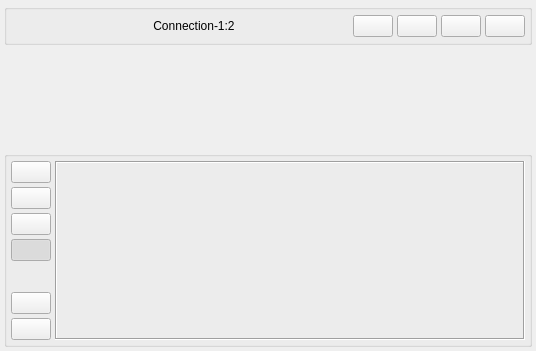
<?xml version="1.0" encoding="UTF-8"?>
<ui version="4.0">
 <class>ZrmWidget</class>
 <widget class="QWidget" name="ZrmWidget">
  <property name="geometry">
   <rect>
    <x>0</x>
    <y>0</y>
    <width>536</width>
    <height>351</height>
   </rect>
  </property>
  <property name="sizePolicy">
   <sizepolicy hsizetype="Expanding" vsizetype="Expanding">
    <horstretch>0</horstretch>
    <verstretch>0</verstretch>
   </sizepolicy>
  </property>
  <property name="windowTitle">
   <string>Form</string>
  </property>
  <layout class="QVBoxLayout" name="verticalLayout_2" stretch="1,1,2">
   <property name="spacing">
    <number>4</number>
   </property>
   <property name="leftMargin">
    <number>4</number>
   </property>
   <property name="topMargin">
    <number>4</number>
   </property>
   <property name="rightMargin">
    <number>4</number>
   </property>
   <property name="bottomMargin">
    <number>4</number>
   </property>
   <item>
    <widget class="QGroupBox" name="groupBox">
     <property name="sizePolicy">
      <sizepolicy hsizetype="Expanding" vsizetype="Maximum">
       <horstretch>0</horstretch>
       <verstretch>0</verstretch>
      </sizepolicy>
     </property>
     <property name="title">
      <string/>
     </property>
     <layout class="QHBoxLayout" name="horizontalLayout">
      <property name="spacing">
       <number>4</number>
      </property>
      <property name="sizeConstraint">
       <enum>QLayout::SetMinimumSize</enum>
      </property>
      <property name="leftMargin">
       <number>4</number>
      </property>
      <property name="topMargin">
       <number>4</number>
      </property>
      <property name="rightMargin">
       <number>4</number>
      </property>
      <property name="bottomMargin">
       <number>4</number>
      </property>
      <item>
       <widget class="ZrmRelayBase" name="zrm_relay" native="true">
        <property name="sizePolicy">
         <sizepolicy hsizetype="Maximum" vsizetype="Preferred">
          <horstretch>0</horstretch>
          <verstretch>0</verstretch>
         </sizepolicy>
        </property>
        <property name="minimumSize">
         <size>
          <width>24</width>
          <height>24</height>
         </size>
        </property>
       </widget>
      </item>
      <item>
       <widget class="QLabel" name="dev_name">
        <property name="sizePolicy">
         <sizepolicy hsizetype="Expanding" vsizetype="Preferred">
          <horstretch>0</horstretch>
          <verstretch>0</verstretch>
         </sizepolicy>
        </property>
        <property name="text">
         <string>Connection-1:2</string>
        </property>
        <property name="textFormat">
         <enum>Qt::PlainText</enum>
        </property>
        <property name="alignment">
         <set>Qt::AlignCenter</set>
        </property>
       </widget>
      </item>
      <item>
       <widget class="QPushButton" name="bPrevChannel">
        <property name="toolTip">
         <string>Предыдущий канал</string>
        </property>
        <property name="text">
         <string/>
        </property>
        <property name="icon">
         <iconset resource="zrm_resource.qrc">
          <normaloff>:/zrm/icons/left.png</normaloff>:/zrm/icons/left.png</iconset>
        </property>
        <property name="iconSize">
         <size>
          <width>24</width>
          <height>24</height>
         </size>
        </property>
       </widget>
      </item>
      <item>
       <widget class="QPushButton" name="bNextChannel">
        <property name="toolTip">
         <string>Слудцющий канал</string>
        </property>
        <property name="text">
         <string/>
        </property>
        <property name="icon">
         <iconset resource="zrm_resource.qrc">
          <normaloff>:/zrm/icons/right.png</normaloff>:/zrm/icons/right.png</iconset>
        </property>
        <property name="iconSize">
         <size>
          <width>24</width>
          <height>24</height>
         </size>
        </property>
       </widget>
      </item>
      <item>
       <widget class="QPushButton" name="bAddition">
        <property name="toolTip">
         <string>Дополнительно</string>
        </property>
        <property name="text">
         <string/>
        </property>
        <property name="icon">
         <iconset resource="zrm_resource.qrc">
          <normaloff>:/zrm/icons/additional.png</normaloff>:/zrm/icons/additional.png</iconset>
        </property>
        <property name="iconSize">
         <size>
          <width>24</width>
          <height>24</height>
         </size>
        </property>
        <property name="checkable">
         <bool>true</bool>
        </property>
       </widget>
      </item>
      <item>
       <widget class="QPushButton" name="bShowMethod">
        <property name="toolTip">
         <string>Показать метод</string>
        </property>
        <property name="text">
         <string/>
        </property>
        <property name="icon">
         <iconset resource="zrm_resource.qrc">
          <normaloff>:/zrm/icons/method.png</normaloff>:/zrm/icons/method.png</iconset>
        </property>
        <property name="iconSize">
         <size>
          <width>24</width>
          <height>24</height>
         </size>
        </property>
        <property name="checkable">
         <bool>true</bool>
        </property>
       </widget>
      </item>
     </layout>
    </widget>
   </item>
   <item>
    <layout class="QHBoxLayout" name="horizontalLayout_2">
     <property name="spacing">
      <number>4</number>
     </property>
     <item>
      <widget class="ZrmMainDisplay" name="zrm_display" native="true">
       <property name="sizePolicy">
        <sizepolicy hsizetype="Expanding" vsizetype="Expanding">
         <horstretch>0</horstretch>
         <verstretch>0</verstretch>
        </sizepolicy>
       </property>
      </widget>
     </item>
     <item>
      <widget class="ZrmMethodBase" name="zrm_method" native="true">
       <property name="sizePolicy">
        <sizepolicy hsizetype="Expanding" vsizetype="Expanding">
         <horstretch>0</horstretch>
         <verstretch>0</verstretch>
        </sizepolicy>
       </property>
      </widget>
     </item>
    </layout>
   </item>
   <item>
    <widget class="QGroupBox" name="gb_additional">
     <property name="sizePolicy">
      <sizepolicy hsizetype="Expanding" vsizetype="Expanding">
       <horstretch>0</horstretch>
       <verstretch>0</verstretch>
      </sizepolicy>
     </property>
     <property name="title">
      <string/>
     </property>
     <layout class="QHBoxLayout" name="horizontalLayout_3">
      <property name="spacing">
       <number>4</number>
      </property>
      <property name="sizeConstraint">
       <enum>QLayout::SetMinAndMaxSize</enum>
      </property>
      <property name="leftMargin">
       <number>4</number>
      </property>
      <property name="topMargin">
       <number>4</number>
      </property>
      <property name="rightMargin">
       <number>4</number>
      </property>
      <property name="bottomMargin">
       <number>4</number>
      </property>
      <item>
       <layout class="QVBoxLayout" name="verticalLayout">
        <property name="sizeConstraint">
         <enum>QLayout::SetMinAndMaxSize</enum>
        </property>
        <item>
         <widget class="QPushButton" name="bDevMeth">
          <property name="sizePolicy">
           <sizepolicy hsizetype="Maximum" vsizetype="Maximum">
            <horstretch>0</horstretch>
            <verstretch>0</verstretch>
           </sizepolicy>
          </property>
          <property name="toolTip">
           <string>Методы на устройстве</string>
          </property>
          <property name="text">
           <string/>
          </property>
          <property name="icon">
           <iconset resource="zrm_resource.qrc">
            <normaloff>:/zrm/icons/method.png</normaloff>:/zrm/icons/method.png</iconset>
          </property>
          <property name="iconSize">
           <size>
            <width>24</width>
            <height>24</height>
           </size>
          </property>
          <property name="checkable">
           <bool>true</bool>
          </property>
          <property name="checked">
           <bool>false</bool>
          </property>
          <property name="autoExclusive">
           <bool>true</bool>
          </property>
          <property name="flat">
           <bool>false</bool>
          </property>
         </widget>
        </item>
        <item>
         <widget class="QPushButton" name="bCalibrate">
          <property name="sizePolicy">
           <sizepolicy hsizetype="Maximum" vsizetype="Maximum">
            <horstretch>0</horstretch>
            <verstretch>0</verstretch>
           </sizepolicy>
          </property>
          <property name="text">
           <string/>
          </property>
          <property name="icon">
           <iconset resource="zrm_resource.qrc">
            <normaloff>:/zrm/icons/equalizer.png</normaloff>:/zrm/icons/equalizer.png</iconset>
          </property>
          <property name="iconSize">
           <size>
            <width>24</width>
            <height>24</height>
           </size>
          </property>
          <property name="autoExclusive">
           <bool>true</bool>
          </property>
         </widget>
        </item>
        <item>
         <widget class="QPushButton" name="bReport">
          <property name="sizePolicy">
           <sizepolicy hsizetype="Maximum" vsizetype="Maximum">
            <horstretch>0</horstretch>
            <verstretch>0</verstretch>
           </sizepolicy>
          </property>
          <property name="toolTip">
           <string>Отчет о выполнении</string>
          </property>
          <property name="text">
           <string/>
          </property>
          <property name="icon">
           <iconset resource="zrm_resource.qrc">
            <normaloff>:/zrm/icons/report.png</normaloff>:/zrm/icons/report.png</iconset>
          </property>
          <property name="iconSize">
           <size>
            <width>24</width>
            <height>24</height>
           </size>
          </property>
          <property name="checkable">
           <bool>true</bool>
          </property>
          <property name="checked">
           <bool>false</bool>
          </property>
          <property name="autoExclusive">
           <bool>true</bool>
          </property>
          <property name="flat">
           <bool>false</bool>
          </property>
         </widget>
        </item>
        <item>
         <widget class="QPushButton" name="bMasakb">
          <property name="sizePolicy">
           <sizepolicy hsizetype="Maximum" vsizetype="Maximum">
            <horstretch>0</horstretch>
            <verstretch>0</verstretch>
           </sizepolicy>
          </property>
          <property name="toolTip">
           <string>МАСАКБ</string>
          </property>
          <property name="text">
           <string/>
          </property>
          <property name="icon">
           <iconset resource="zrm_resource.qrc">
            <normaloff>:/zrm/icons/battery.png</normaloff>:/zrm/icons/battery.png</iconset>
          </property>
          <property name="iconSize">
           <size>
            <width>24</width>
            <height>24</height>
           </size>
          </property>
          <property name="checkable">
           <bool>true</bool>
          </property>
          <property name="checked">
           <bool>true</bool>
          </property>
          <property name="autoExclusive">
           <bool>true</bool>
          </property>
          <property name="flat">
           <bool>false</bool>
          </property>
         </widget>
        </item>
        <item>
         <spacer name="verticalSpacer">
          <property name="orientation">
           <enum>Qt::Vertical</enum>
          </property>
          <property name="sizeHint" stdset="0">
           <size>
            <width>20</width>
            <height>40</height>
           </size>
          </property>
         </spacer>
        </item>
        <item>
         <widget class="QPushButton" name="bParams">
          <property name="sizePolicy">
           <sizepolicy hsizetype="Maximum" vsizetype="Maximum">
            <horstretch>0</horstretch>
            <verstretch>0</verstretch>
           </sizepolicy>
          </property>
          <property name="toolTip">
           <string>Доп. параметры устройства</string>
          </property>
          <property name="text">
           <string/>
          </property>
          <property name="icon">
           <iconset resource="zrm_resource.qrc">
            <normaloff>:/zrm/icons/meter-2.png</normaloff>:/zrm/icons/meter-2.png</iconset>
          </property>
          <property name="iconSize">
           <size>
            <width>24</width>
            <height>24</height>
           </size>
          </property>
          <property name="checkable">
           <bool>true</bool>
          </property>
          <property name="checked">
           <bool>false</bool>
          </property>
          <property name="autoExclusive">
           <bool>true</bool>
          </property>
          <property name="flat">
           <bool>false</bool>
          </property>
         </widget>
        </item>
        <item>
         <widget class="QPushButton" name="bMonitor">
          <property name="sizePolicy">
           <sizepolicy hsizetype="Maximum" vsizetype="Maximum">
            <horstretch>0</horstretch>
            <verstretch>0</verstretch>
           </sizepolicy>
          </property>
          <property name="toolTip">
           <string>Монитор обмена</string>
          </property>
          <property name="text">
           <string/>
          </property>
          <property name="icon">
           <iconset resource="zrm_resource.qrc">
            <normaloff>:/zrm/icons/monitor.png</normaloff>:/zrm/icons/monitor.png</iconset>
          </property>
          <property name="iconSize">
           <size>
            <width>24</width>
            <height>24</height>
           </size>
          </property>
          <property name="checkable">
           <bool>true</bool>
          </property>
          <property name="checked">
           <bool>false</bool>
          </property>
          <property name="autoExclusive">
           <bool>true</bool>
          </property>
          <property name="flat">
           <bool>false</bool>
          </property>
         </widget>
        </item>
       </layout>
      </item>
      <item>
       <widget class="QStackedWidget" name="additional_widgets">
        <property name="sizePolicy">
         <sizepolicy hsizetype="Expanding" vsizetype="Expanding">
          <horstretch>0</horstretch>
          <verstretch>0</verstretch>
         </sizepolicy>
        </property>
        <property name="frameShape">
         <enum>QFrame::Box</enum>
        </property>
        <property name="frameShadow">
         <enum>QFrame::Sunken</enum>
        </property>
        <property name="currentIndex">
         <number>5</number>
        </property>
        <widget class="ZrmReport" name="zrm_report">
         <property name="sizePolicy">
          <sizepolicy hsizetype="Expanding" vsizetype="Expanding">
           <horstretch>0</horstretch>
           <verstretch>0</verstretch>
          </sizepolicy>
         </property>
        </widget>
        <widget class="ZrmMonitor" name="zrm_mon">
         <property name="sizePolicy">
          <sizepolicy hsizetype="Expanding" vsizetype="Expanding">
           <horstretch>0</horstretch>
           <verstretch>0</verstretch>
          </sizepolicy>
         </property>
        </widget>
        <widget class="ZrmCellView" name="zrm_cells"/>
        <widget class="ZrmDevMethods" name="zrm_devmeth"/>
        <widget class="ZrmParamsView" name="zrm_params"/>
        <widget class="ZrmCalibrate" name="zrm_calibrate"/>
       </widget>
      </item>
     </layout>
    </widget>
   </item>
  </layout>
 </widget>
 <customwidgets>
  <customwidget>
   <class>ZrmRelayBase</class>
   <extends>QWidget</extends>
   <header>zrmrelaybase.h</header>
   <container>1</container>
  </customwidget>
  <customwidget>
   <class>ZrmMethodBase</class>
   <extends>QWidget</extends>
   <header>zrmmethodbase.h</header>
   <container>1</container>
  </customwidget>
  <customwidget>
   <class>ZrmMainDisplay</class>
   <extends>QWidget</extends>
   <header>zrmmaindisplay.h</header>
   <container>1</container>
  </customwidget>
  <customwidget>
   <class>ZrmReport</class>
   <extends>QWidget</extends>
   <header>zrmreport.h</header>
   <container>1</container>
  </customwidget>
  <customwidget>
   <class>ZrmMonitor</class>
   <extends>QWidget</extends>
   <header>zrmmonitor.h</header>
   <container>1</container>
  </customwidget>
  <customwidget>
   <class>ZrmCellView</class>
   <extends>QWidget</extends>
   <header>zrmcellview.h</header>
   <container>1</container>
  </customwidget>
  <customwidget>
   <class>ZrmDevMethods</class>
   <extends>QWidget</extends>
   <header>zrmdevmethods.h</header>
   <container>1</container>
  </customwidget>
  <customwidget>
   <class>ZrmParamsView</class>
   <extends>QWidget</extends>
   <header>zrmparamsview.h</header>
   <container>1</container>
  </customwidget>
  <customwidget>
   <class>ZrmCalibrate</class>
   <extends>QWidget</extends>
   <header>zrmcalibrate.h</header>
   <container>1</container>
  </customwidget>
 </customwidgets>
 <tabstops>
  <tabstop>bAddition</tabstop>
  <tabstop>bShowMethod</tabstop>
 </tabstops>
 <resources>
  <include location="zrm_resource.qrc"/>
 </resources>
 <connections>
  <connection>
   <sender>bShowMethod</sender>
   <signal>toggled(bool)</signal>
   <receiver>zrm_method</receiver>
   <slot>setVisible(bool)</slot>
   <hints>
    <hint type="sourcelabel">
     <x>553</x>
     <y>48</y>
    </hint>
    <hint type="destinationlabel">
     <x>425</x>
     <y>84</y>
    </hint>
   </hints>
  </connection>
  <connection>
   <sender>bAddition</sender>
   <signal>toggled(bool)</signal>
   <receiver>gb_additional</receiver>
   <slot>setVisible(bool)</slot>
   <hints>
    <hint type="sourcelabel">
     <x>505</x>
     <y>39</y>
    </hint>
    <hint type="destinationlabel">
     <x>183</x>
     <y>224</y>
    </hint>
   </hints>
  </connection>
 </connections>
</ui>
